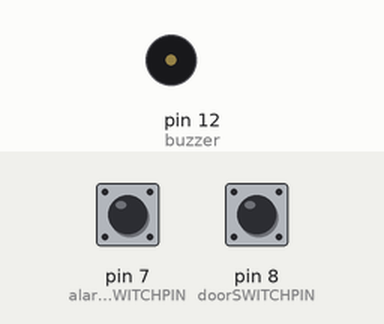
Recording of a sketch running on a simulated Arduino Uno, built with avr-gcc and run on an emulated ATmega328P. Shown: buzzer (waves = sounding). The test bench sets the inputs (shaded band); at power-on: pin 7 (alarmSWITCHPIN) LOW, pin 8 (doorSWITCHPIN) HIGH.

Above: at 1.2 s.
1.3 s: pin 7 (alarmSWITCHPIN) pulled HIGH for 1 s
At 2.8 s:
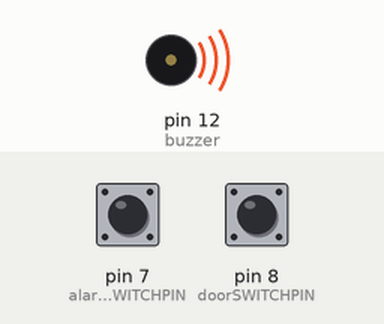
4.5 s: pin 7 (alarmSWITCHPIN) pulled HIGH for 3.2 s
At 5.7 s:
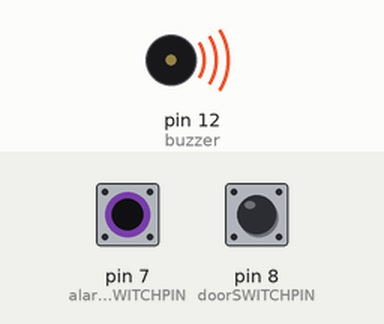
Timing chart, 0 to 9.5 s (numbered marks = the images above; inputs shaded):
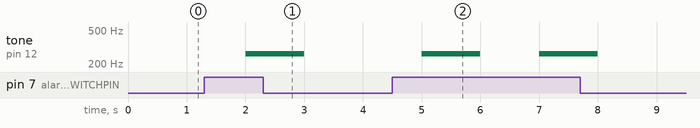

Measured:
- after the input at 1.3 s, tone on pin 12 (buzzer): silent → 262 Hz after 0.70 s, → silent 1.0 s later
- after the input at 4.5 s, tone on pin 12 (buzzer): alternates 262 Hz for 1.0 s and silent for 1.0 s, 4 changes in all, then stays silent, starting after 0.50 s

The sketch:

mulan_alarm.ino
```cpp
/*
   buzzer goes off = alarm
   tried setting bool var that allows alarm to continue
   going off even after palyer has moved from wires (but alarm turns off
   after mulan leaves doors)


   stretch goal: include button
*/

// note durations: 4 = quarter note, 8 = eighth note, etc.:
//int noteDurations[] = {1000, 10000, 1000, 10000, 1000, 10000, 2000, 4000};

// CONSTANTS
//const int NOTE_C4 = 262;
const int alarmSWITCHPIN = 7;
const int doorSWITCHPIN = 8;
//const int cricketSWITCHPIN = 9;
//const int greenLED = 10;
const int buzzer = 12;
int state = 0; //low

// VARIABLES
//int melody[] = {NOTE_C4, 0, NOTE_C4, 0, NOTE_C4, 0, NOTE_C4, 0};
int alarmValue;
int doorValue;
//int cricketValue;
bool landed = false;
unsigned long previousMillis = 0;
const long interval = 1000;

void setup() {
  // put your setup code here, to run once:
  pinMode(alarmSWITCHPIN, INPUT);
  pinMode(doorSWITCHPIN, INPUT);
  //  pinMode(greenLED, OUTPUT);
  pinMode(buzzer, OUTPUT);
  //  Serial.begin(9600);
}

void loop() {
  // put your main code here, to run repeatedly:
  alarmValue = digitalRead(alarmSWITCHPIN);
  doorValue = digitalRead(doorSWITCHPIN);
  unsigned long currentMillis = millis();

  if (alarmValue == HIGH && doorValue == HIGH) {
    landed = true;
  }
  if (currentMillis - previousMillis >= interval) {
    previousMillis = currentMillis;

    if (state == 0 && landed) {
      state = 1;
    } else {
      state = 0;
    }
  }

  if (landed) {
    if (doorValue == LOW || state == 0) {
      noTone(buzzer);
      landed = false;
    } else {
//        int noteDuration = noteDurations[thisNote];
        //      noTone(buzzer);
        tone(buzzer, 262);
        //      noTone(buzzer);
      }
    }
  }

  //  // cricket
  //  if (cricketValue != HIGH) {
  //    digitalWrite(greenLED, HIGH);
  //  }
```
